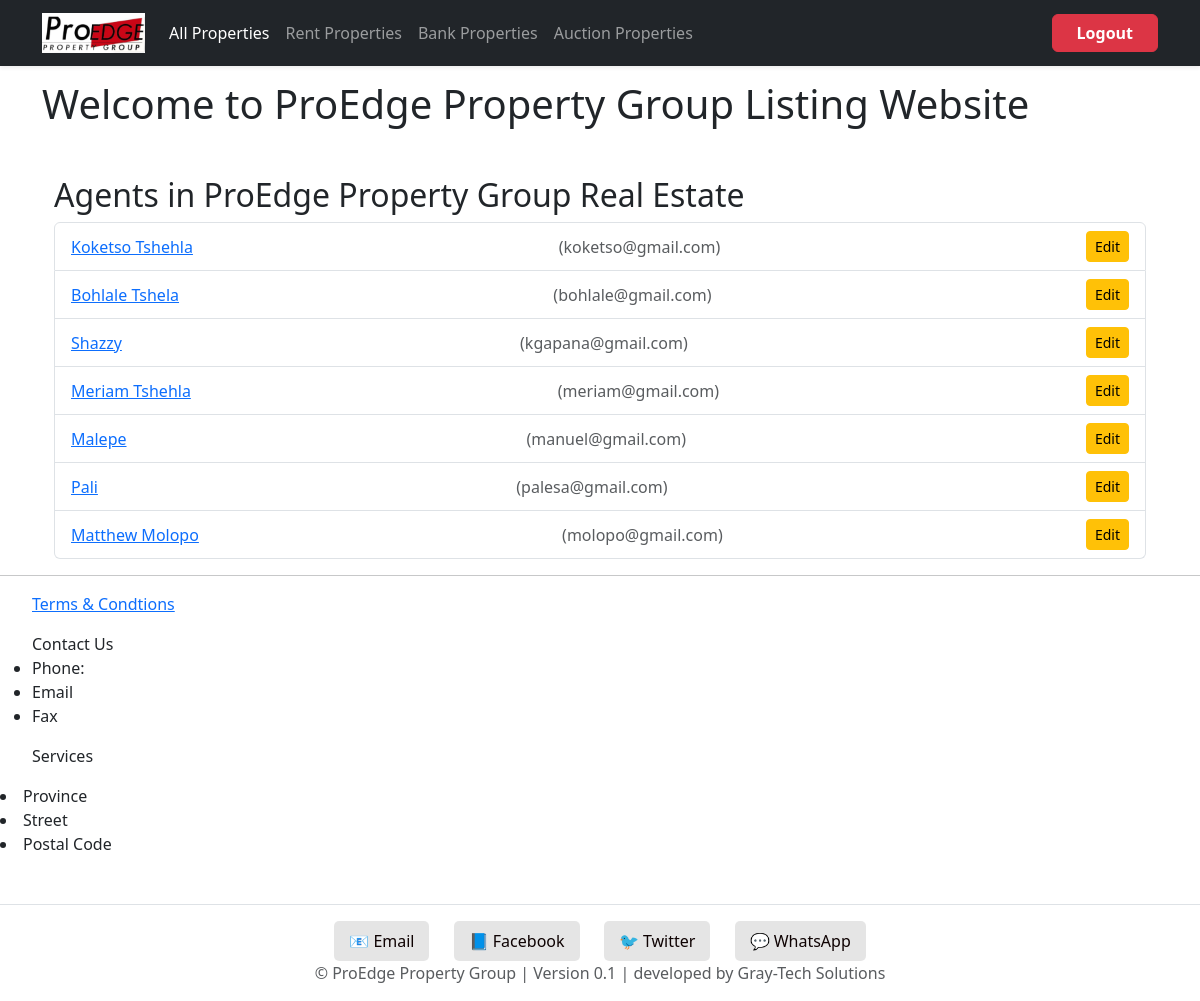
The page /agency/view-agents/ (signed in) on the database its author committed.
### proedge/models.py (models this page shows, shortened)
class CustomUser(AbstractUser):
    ROLE_CHOICES = [
        ('buyer', 'Buyer'),
        ('seller', 'Seller'),
        ('tenant', 'Tenant'),
        ('agency', 'Agency'),
        ('landlord', 'Landlord'),
        ('agent', 'Agent'),
        ('bank', 'Bank'),
        ('auctioneer', 'Auctioneer'),
    ]
    role = models.CharField(max_length=20, choices=ROLE_CHOICES)
    email = models.EmailField(unique=True)
    is_email_verified = models.BooleanField(default=False)

class UserProfile(models.Model):
    user = models.OneToOneField(settings.AUTH_USER_MODEL, on_delete=models.CASCADE)
    full_name = models.CharField(max_length=255, blank=True)
    profile_picture = models.ImageField(upload_to=user_profile_picture_path, blank=True, null=True)
    contact_number = models.CharField(max_length=10, blank=False)
    address = models.CharField(blank=False)
    is_profile_complete = models.BooleanField(default=False)
    agency = models.ForeignKey('listings.Agency', on_delete=models.SET_NULL, null=True, blank=True)
    ffc_number = models.CharField(max_length=64, blank=True)
    years_experience = models.PositiveIntegerField(default=0)
    ffc_certificate = models.FileField(upload_to='agent_docs/ffc_certificates/', blank=True, null=True)
    id_copy = models.FileField(upload_to='agent_docs/id_copies/', blank=True, null=True)
    proof_of_address = models.FileField(upload_to='agent_docs/proof_of_address/', blank=True, null=True)
    STATUS_CHOICES = [
        ('pending', 'Pending'),
        ('approved', 'Approved'),
        ('rejected', 'Rejected'),
    ]
    ffc_certificate_status = models.CharField(max_length=10, choices=STATUS_CHOICES, default='pending')
    id_copy_status = models.CharField(max_length=10, choices=STATUS_CHOICES, default='pending')
    proof_of_address_status = models.CharField(max_length=10, choices=STATUS_CHOICES, default='pending')

### listings/models.py (models this page shows, shortened)
class Agency(models.Model):
    name = models.CharField(max_length=255)
    owner = models.OneToOneField(settings.AUTH_USER_MODEL, on_delete=models.CASCADE, related_name='agency_profile')
    address = models.TextField(blank=True)
    description = models.TextField(blank=True)
    contact_email = models.EmailField(blank=True)
    phone_number = models.CharField(max_length=20, blank=True)
    logo = models.ImageField(upload_to='agency_logos/', blank=True, null=True)

### proedge/views.py (the view)
# urls.py: path('agency/view-agents/', views.view_agents, name='view_agents'),
@login_required
def view_agents(request):
    try:
        agency = request.user.agency_profile
    except Agency.DoesNotExist:
        return redirect('create_agency_profile')
    agents = UserProfile.objects.filter(user__role='agent', agency=agency)
    return render(request, 'proedge/view_agents.html', {'agents': agents})

### proedge/templates/proedge/view_agents.html
{% extends "base.html" %}
{% block content %}
<div class="container mt-5">
  <h2>Agents in {{ request.user.agency_profile.name }}</h2>
  {% if agents %}
    <ul class="list-group">
      {% for agent in agents %}
        <li class="list-group-item d-flex justify-content-between align-items-center">
          <a href="{% url 'agency_agent_detail' agent.user.pk %}">
            {{ agent.user.get_full_name|default:agent.user.username }}
          </a>
          <span class="text-muted">({{ agent.user.email }})</span>
          <a href="{% url 'edit_agent_profile' agent.user.pk %}" class="btn btn-sm btn-warning">
            Edit
          </a>
        </li>
      {% endfor %}
    </ul>
  {% else %}
    <p class="text-muted">No agents registered yet.</p>
  {% endif %}
</div>
{% endblock %}

### rows shown on the page
CustomUser: user.agency_profile.name "ProEdge Property Group Real Estate"
UserProfile: user.get_full_name "Koketso Tshehla", user.email "koketso@gmail.com"
UserProfile: user.get_full_name "Bohlale Tshela", user.email "bohlale@gmail.com"
UserProfile: user.get_full_name "Shazzy", user.email "kgapana@gmail.com"
UserProfile: user.get_full_name "Meriam Tshehla", user.email "meriam@gmail.com"
UserProfile: user.get_full_name "Malepe", user.email "manuel@gmail.com"
UserProfile: user.get_full_name "Pali", user.email "palesa@gmail.com"
UserProfile: user.get_full_name "Matthew Molopo", user.email "molopo@gmail.com"
